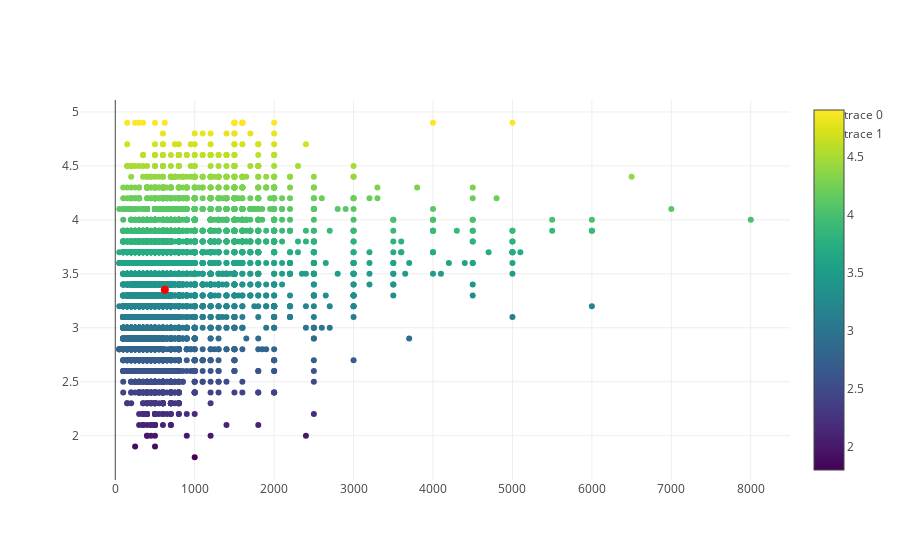

Source (notebook cell):
### Code cell
pvr = go.Scatter(
    y = zomato_India['Aggregate rating'],
    x = zomato_India['Average Cost for two'],
    mode = 'markers',
    marker = dict(
        size = 6,
        color = zomato_India['Aggregate rating'], #set color equal to a variable
        colorscale = 'Viridis',
        showscale = True
    ),
)

pvr_mean = go.Scatter(
    y = [3.352034],
    x = [624.018762],
    mode = 'markers',
    marker = dict (
        size = 8,
        color = 'red',
        showscale = False,
    ),
    text = '(Mean Rating, Mean price)',
)

layout = go.Layout(
    hovermode = 'closest',
)

data = [pvr, pvr_mean]
fig = go.Figure(data = data, layout = layout)
py.offline.iplot(data, filename='scatter-plot-with-colorscale')

### Figure 1 — Plotly figure (JSON) as saved in the notebook; plotly's stock layout.template omitted (floating-point values rounded to 4 significant figures; data arrays with more than 128 entries replaced by an {"elided": "..."} marker saying what was removed)
{"data": [{"marker": {"color": {"elided": "8652 float values"}, "colorscale": "Viridis", "showscale": true, "size": 6}, "mode": "markers", "type": "scatter", "uid": "8380e88e-2b34-45a1-baf6-941ec3e0e9f5", "x": {"elided": "8652 float values"}, "y": {"elided": "8652 float values"}}, {"marker": {"color": "red", "showscale": false, "size": 8}, "mode": "markers", "text": "(Mean Rating, Mean price)", "type": "scatter", "uid": "1bd00411-935d-47fa-8c27-ad5cb4345a84", "x": [624.0], "y": [3.352]}], "layout": {}}
